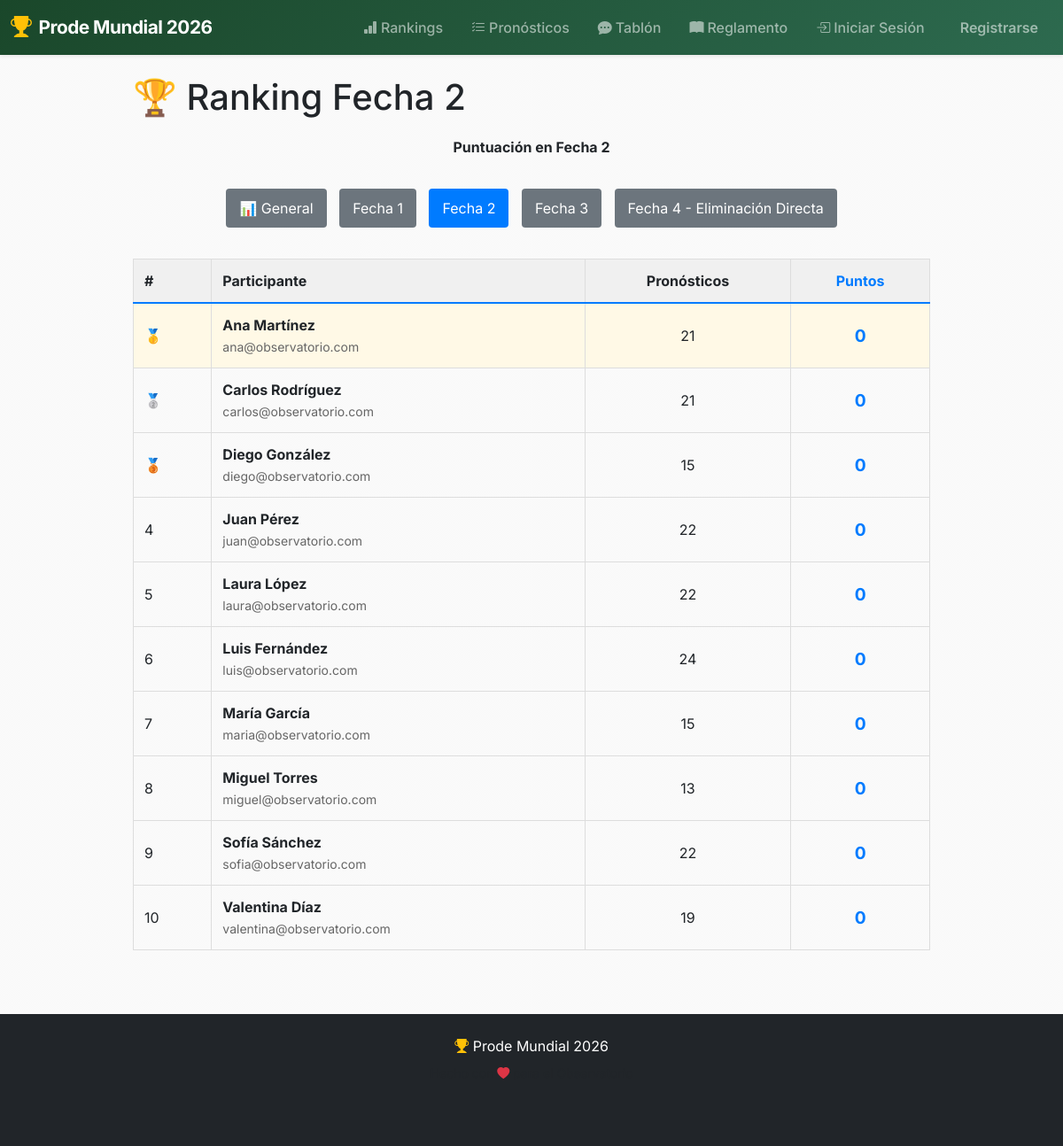
/rankings/phase/2, run on the app's committed database.
### models.py (models this page shows, shortened)
class Phase(db.Model):
    __tablename__ = "phases"
    id = db.Column(db.Integer, primary_key=True)
    name = db.Column(db.String(50), nullable=False, unique=True)  # "Fecha 1", "Fecha 2", etc.
    order = db.Column(db.Integer, nullable=False)  # 1, 2, 3, 4
    matches = db.relationship('Match', backref='phase', lazy=True)

class User(db.Model, UserMixin):
    __tablename__ = "users"
    id = db.Column(db.Integer, primary_key=True)
    email = db.Column(db.String(120), unique=True, nullable=False)
    name = db.Column(db.String(80), nullable=False)
    password_hash = db.Column(db.String(256), nullable=True)
    is_admin = db.Column(db.Boolean, default=False)
    is_enabled = db.Column(db.Boolean, default=True)
    predictions = db.relationship('Prediction', backref='user', lazy=True)

### main/routes.py (the view)
@main_bp.route('/rankings/phase/<int:phase_id>')
def rankings_by_phase(phase_id):
    phase = Phase.query.get_or_404(phase_id)
    user_stats = db.session.query(
        User.id,
        User.name,
        User.email,
        func.count(Prediction.id).label('total_predictions'),
        func.sum(Prediction.points_awarded).label('total_points')
    ).join(Prediction, User.id == Prediction.user_id)\
     .join(Match, Prediction.match_id == Match.id)\
     .filter(Match.phase_id == phase_id, User.is_admin == False)\
     .group_by(User.id)\
     .order_by(func.sum(Prediction.points_awarded).desc(), User.name)\
     .all()
    phases = Phase.query.order_by(Phase.order).all()
    return render_template('main/rankings_phase.html',
                         phase=phase,
                         user_stats=user_stats,
                         phases=phases)

### app.py (called while the page is built)
@app.context_processor
def inject_user():
    return {'current_user': current_user}

### templates/main/rankings_phase.html (shortened to what this page needs)
{% extends "base.html" %}
{% block content %}
<div style="max-width: 900px; margin: 0 auto;">
    <h1>🏆 Ranking {{ phase.name }}</h1>
    <p style="margin: 20px 0; text-align: center;">
        <strong>Puntuación en {{ phase.name }}</strong>
    </p>
    <div style="margin: 30px 0; text-align: center;">
        <a href="{{ url_for('main.rankings') }}" style="display: inline-block; padding: 10px 15px; background-color: #6c757d; color: white; text-decoration: none; border-radius: 4px; margin: 5px;">
            📊 General
        </a>
        {% for p in phases %}
            <a href="{{ url_for('main.rankings_by_phase', phase_id=p.id) }}" style="display: inline-block; padding: 10px 15px; {% if p.id == phase.id %}background-color: #007bff;{% else %}background-color: #6c757d;{% endif %} color: white; text-decoration: none; border-radius: 4px; margin: 5px;">
                {{ p.name }}
            </a>
        {% endfor %}
    </div>
    {% if user_stats %}
        <table style="width: 100%; border-collapse: collapse; margin-top: 20px;">
            <thead>
                <tr style="background-color: #f0f0f0; border-bottom: 2px solid #007bff;">
                    <th style="padding: 12px; text-align: left; border: 1px solid #ddd;">#</th>
                    <th style="padding: 12px; text-align: left; border: 1px solid #ddd;">Participante</th>
                    <th style="padding: 12px; text-align: center; border: 1px solid #ddd;">Pronósticos</th>
                    <th style="padding: 12px; text-align: center; border: 1px solid #ddd; color: #007bff; font-weight: bold;">Puntos</th>
                </tr>
            </thead>
            <tbody>
                {% for stat in user_stats %}
                    <tr style="border-bottom: 1px solid #ddd; {% if loop.index == 1 %}background-color: #fff9e6;{% endif %}">
                        <td style="padding: 12px; border: 1px solid #ddd;">
                            {% if loop.index == 1 %}🥇{% elif loop.index == 2 %}🥈{% elif loop.index == 3 %}🥉{% else %}{{ loop.index }}{% endif %}
                        </td>
                        <td style="padding: 12px; border: 1px solid #ddd;">
                            <strong>{{ stat.name }}</strong>
                            <br>
                            <small style="color: #666;">{{ stat.email }}</small>
                        </td>
                        <td style="padding: 12px; border: 1px solid #ddd; text-align: center;">
                            {{ stat.total_predictions or 0 }}
                        </td>
                        <td style="padding: 12px; border: 1px solid #ddd; text-align: center; font-weight: bold; color: #007bff; font-size: 1.2em;">
                            {{ stat.total_points or 0 }}
                        </td>
                    </tr>
                {% endfor %}
            </tbody>
        </table>
    {% else %}
        <p style="text-align: center; color: #666; margin-top: 30px;">
            No hay datos de ranking disponibles para esta fecha
        </p>
    {% endif %}
</div>
{% endblock %}

### static/css/site.css (style rules this page uses)
:root { --primary-color: #1a472a; --secondary-color: #ffd700; --accent-color: #e63946; --dark-color: #212529; --light-color: #f8f9fa; --gradient-primary: linear-gradient(135deg, #1a472a 0%, #2d6a4f 100%); --gradient-hero: linear-gradient(135deg, #667eea 0%, #764ba2 100%); --gradient-gold: linear-gradient(135deg, #ffd700 0%, #ffed4e 100%); }
* { box-sizing: border-box; }
body { margin: 0; font-family: 'Inter', -apple-system, BlinkMacSystemFont, "Segoe UI", Roboto, sans-serif; background: linear-gradient(rgba(245, 245, 245, 0.55), rgba(245, 245, 245, 0.55)), url('../images/backgrounds/foto2.jpg'); background-size: cover; background-position: center; background-attachment: fixed; background-repeat: no-repeat; color: #212529; min-height: 100vh; display: flex; flex-direction: column; }
h1, h2, h3 { color: var(--text); }

### data on the page
Phase: name "Fecha 2"
Phase: name "Fecha 1"
Phase: name "Fecha 3"
Phase: name "Fecha 4 - Eliminación Directa"
User: name "Ana Martínez", email "ana@observatorio.com", total_predictions "21", is_admin "0"
User: name "Carlos Rodríguez", email "carlos@observatorio.com", total_predictions "21", is_admin "0"
User: name "Diego González", email "diego@observatorio.com", total_predictions "15", is_admin "0"
User: name "Juan Pérez", email "juan@observatorio.com", total_predictions "22", is_admin "0"
User: name "Laura López", email "laura@observatorio.com", total_predictions "22", is_admin "0"
User: name "Luis Fernández", email "luis@observatorio.com", total_predictions "24", is_admin "0"
User: name "María García", email "maria@observatorio.com", total_predictions "15", is_admin "0"
User: name "Miguel Torres", email "miguel@observatorio.com", total_predictions "13", is_admin "0"
User: name "Sofía Sánchez", email "sofia@observatorio.com", total_predictions "22", is_admin "0"
User: name "Valentina Díaz", email "valentina@observatorio.com", total_predictions "19", is_admin "0"
